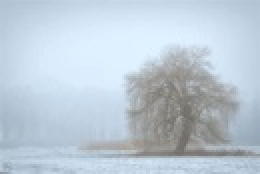
%> input picture images/lowContrast.jpeg, 130 x 87 px, shrunk from 474 x 315 before the run (shown 2 times larger)
$ octave testLinearFilter.m   (GNU Octave 9; MATLAB toolbox functions it lacks are replaced by stand-ins)
%> lines starting %> are read from the running program, lines starting %| are printed output that depends on the picture
### linearFilter.m
function I = linearFilter(I,F)

if length(size(I))==3
    I = rgb2gray(I);
end

[M,N] = size(I);
[k,l] = size(F);

K = (k-1)/2;
L = (l-1)/2;

J = I;
for x = K+1:M-K
    for y = L+1:N-L
        S = 0;

        for i = -K:K
            for j = -L:L

                t = J(x+i,y+j) * F(K+i+1,L+j+1);
                S = S+uint32(t);

            end
        end
        I(x,y) = S/(k*l);
    end
end


### histogram.m
function h = histogram(I)

if length(size(I)) == 3
    I = rgb2gray(I);
end

[r,c] = size(I);
h = zeros(1,255);

for i = 1:r
    for j = 1:c
        a = I(i,j);
        h(a+1) = h(a+1)+1;
    end
end

### testLinearFilter.m
I = imread('images/lowContrast.jpeg');
%> I is the input picture: size 87x130x3 uint8; mean R, G, B 188.4, 201.9, 213.8
J = imread('images/GT22.png');
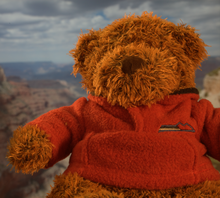
%> input picture images/GT22.png, 220 x 198 px, shrunk from 800 x 719 before the run
%> J is the input picture: size 198x220x3 uint8; mean R, G, B 124.4, 68.1, 47

L = linearFilter(I,J);

h1 = histogram(I);
%> after the loop in histogram, `for i = 1:r`: h = 255 values, max 387 at index 238, min 0 at index 1, mean 44.35
%> h1 has the same summary as h in histogram

h2 = histogram(J);
%> in histogram (call 2), `I = rgb2gray(I);`:
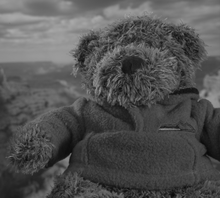
%> I: size 198x220 uint8; min 8, max 169, mean 82.5
%> after the loop in histogram (call 2), `for i = 1:r`: h = 255 values, max 749 at index 65, min 0 at index 1, mean 170.8
%> h2 has the same summary as h in histogram

subplot(2,2,1);imshow(rgb2gray(I));hold on;
subplot(2,2,2);imshow(L);
subplot(2,2,3);bar(h1);
subplot(2,2,4);bar(h2);
%> after `bar(h2)`:
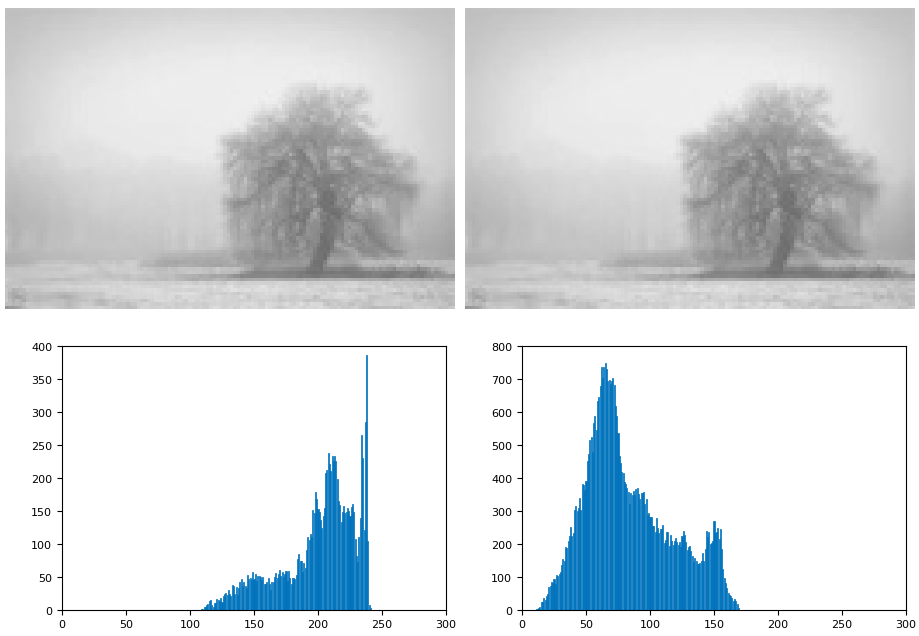
%> figure redrawn from the program's plot data, 4 panels
